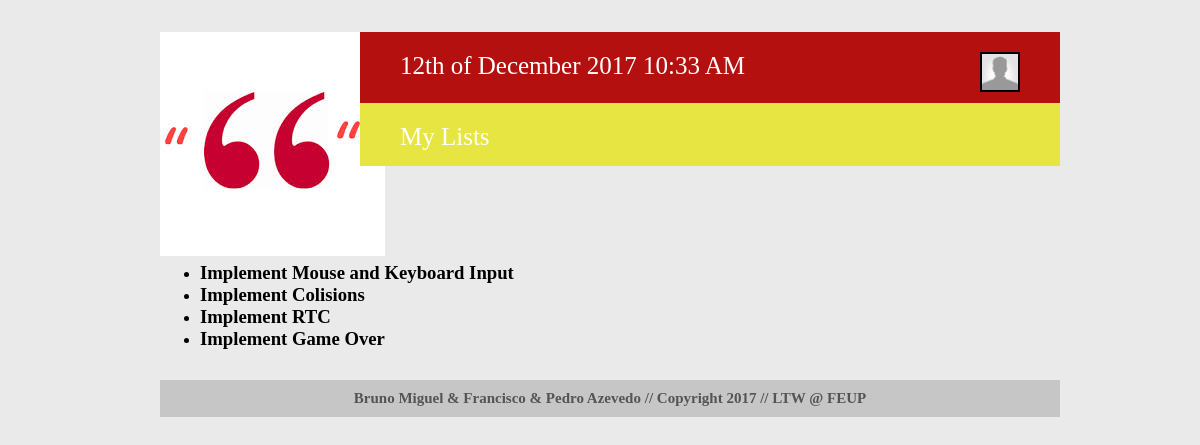
Page /tasks.php?id=2 (signed in) on the committed database.
### tables this page shows
CREATE TABLE tasks (
	task_id 			INTEGER PRIMARY KEY AUTOINCREMENT,
	task_name 			VARCHAR(50) NOT NULL,
	task_description	VARCHAR(500),
	task_completed		INTEGER NOT NULL, /*0 not completed 1 completed (false,true)*/
	limit_day			INTEGER NOT NULL,
	limit_month			INTEGER NOT NULL,
	limit_year			INTEGER NOT NULL
);

### tasks.php (called while the page is built, shortened)
<?php
include_once('./templates/html_header.php');
include_once('./templates/html_tasks.php');
include_once('./templates/html_footer.php');
?>

### database/db.php (called while the page is built, shortened)
<?php
    class Database {
        private $database;
        public function __construct($sqlite_file_path) {
            try {
                $this->base_path = $_SERVER['SERVER_NAME'] . $_SERVER['PHP_SELF'];
                $this->database = new PDO('sqlite:' . $sqlite_file_path);
                $this->database->setAttribute(PDO::ATTR_ERRMODE, PDO::ERRMODE_EXCEPTION);
            }
            catch (PDOException $e) {
                echo 'Connection to database failed: ' . $e->getMessage();
            }
        }
        public function getTasksListsFromListsId($list_id)
        {
            $stmt = $this->database->prepare('SELECT * FROM taskLists WHERE list_id = ?');
            $stmt->execute(array($list_id));
            return $stmt->fetchAll();
        }
        public function getTasksFromTaskId($task_id)
        {
            $stmt = $this->database->prepare('SELECT * FROM tasks WHERE task_id = ?');
            $stmt->execute(array($task_id));
            return $stmt->fetchAll();
        }
    }
?>

### templates/html_tasks.php (the view)
<?
include_once('./database/db.php');
$db = new Database('./database/helpo.db');
$taskLists = $db->getTasksListsFromListsId($_GET['id']);
?>
<section id="tasks">
    <ul>
        <?php foreach($taskLists as $taskList)
        {
            $tasks = $db->getTasksFromTaskId($taskList['task_id']);
            foreach($tasks as $task)
            { ?>
                <li><h3> <?=$task['task_name']?> </h3></li>
            <?php }
        } ?>
    </ul>
</section>

### css/header.css (style rules this page uses)
* { margin: 0px; font-family: Trebuchet MS; }
body { width: 900px; margin: 2em 10em 3em 10em; background-color: #eaeaea; position: relative; }

### rows in the picture
tasks: task_name "Implement Mouse and Keyboard Input"
tasks: task_name "Implement Colisions"
tasks: task_name "Implement RTC"
tasks: task_name "Implement Game Over"
